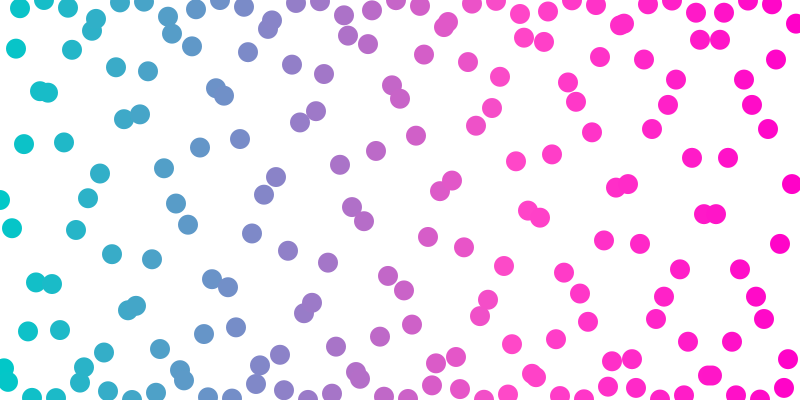
Frame 1 (no input)
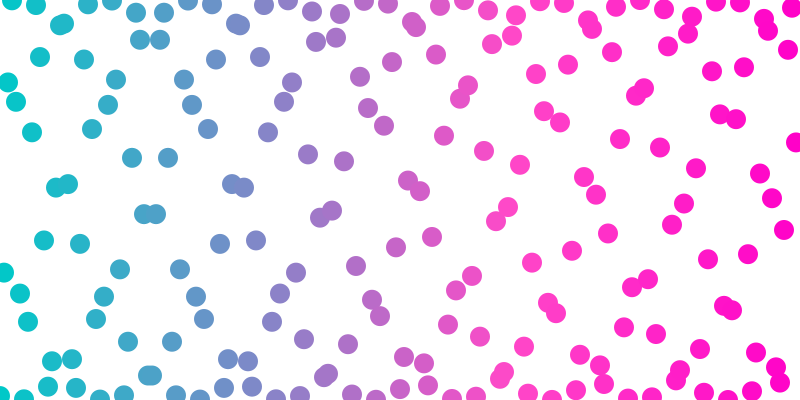
Frame 60 (the mouse pressed at the canvas centre just before this capture)
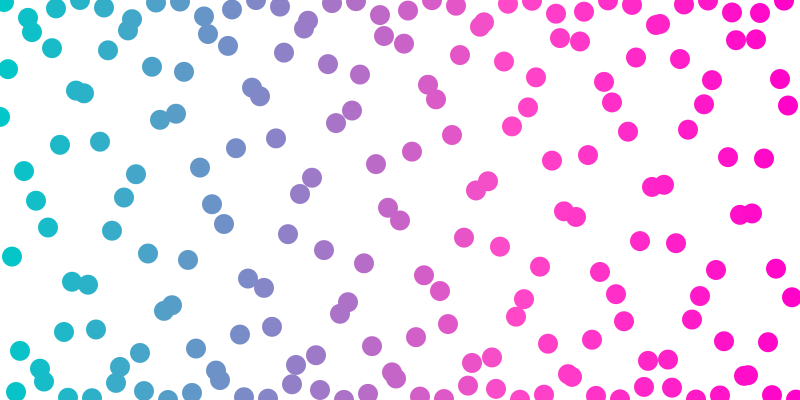
Frame 120 (the mouse held since frame 60 and released just before this capture)

The Processing sketch that drew these frames (run headless with seeded random() and noise(); from frame 60 on, the mouse is pressed at the canvas centre):

// Processing sketch: SineWaveBallClassArray
// ── SineWaveBallClassArray.pde
//declare array

Ball [] balls = new Ball[200];
void setup () {
  size(800, 400);

  //initialize array
  for (int i=0; i<balls.length; i++) {
    color c = color (i*2, 200-i, 200);
    balls[i] = new Ball(c, width/balls.length*i, height/2, 20, i, .03);
  }
}

void draw () {
  background(255);
  //use a loop to go through the array
    for (int i=0; i<balls.length; i++) {
     balls[i].run(); //use dot syntax 
    }
}

// ── Ball.pde
class Ball {
  //declare variables
  color c;
  float x;
  float y;
  float diameter;
  float speed;
  float theta;
  float increment;

  //constructor
  Ball(color tempC, float tempX, float tempY, float tempDiameter, float tempTheta, float tempIncrement) {
    //assign temporary variables to object variables 
    c=tempC;
    x=tempX;
    y=tempY; //technically this value doesn't really matter since we reset it in run
    diameter=tempDiameter;
    theta=tempTheta;
    increment=tempIncrement;
  }

  void run() {
    y=height/2+sin(theta)*height/2;
    theta+=increment;
    fill(c);
    noStroke();
    ellipse(x, y, diameter, diameter);
  }
}
